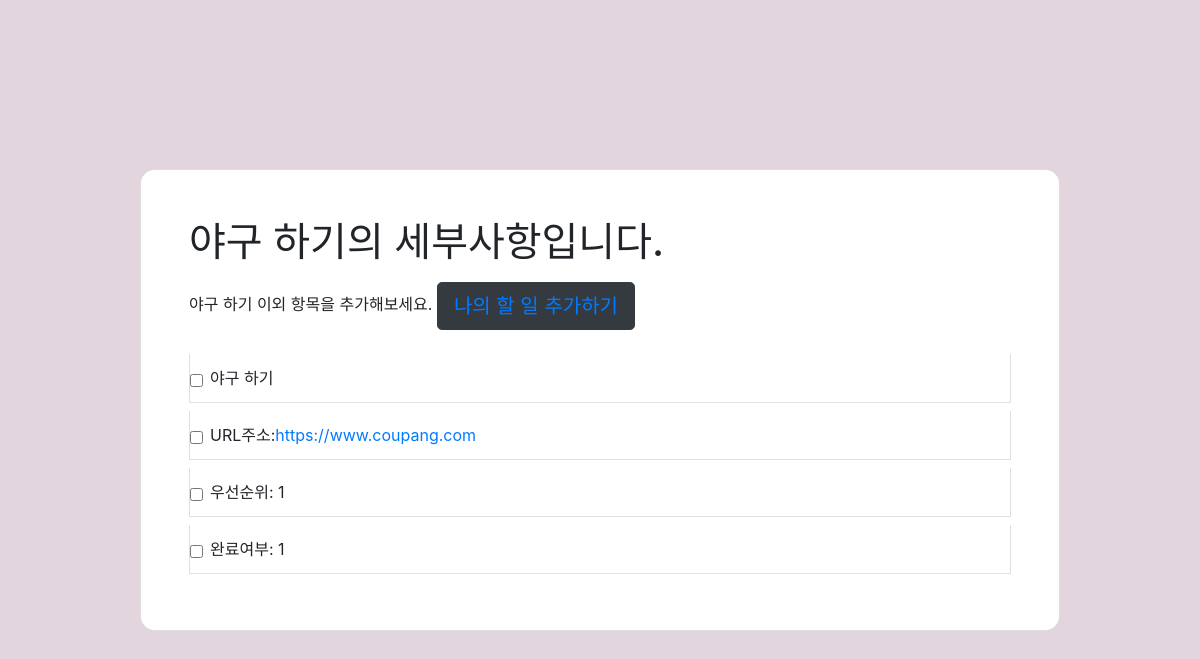
Page /todolist/detail/2/ on the committed database.
### todolist/models.py (models this page shows, shortened)
class Todolist(models.Model):
    todo_title = models.CharField(max_length=30)
    todo_url = models.URLField(blank=True)
    todo_priority = models.IntegerField('우선 순위 입력',default=0,help_text='우선 순위는 0~9사이로 입력하세요.')
    todo_completion = models.IntegerField('완료 여부 입력',default=0,help_text='완료 여부는 0과 1로 입력하세요.')
    category = models.ManyToManyField('Category')

### todolist/views.py (the view)
# urls.py: path('detail/<int:pk>/',TodolistDetailView.as_view(),name='detail'),
class TodolistDetailView(DetailView):
    model = Todolist

### todolist/templates/todolist/todolist_detail.html (shortened to what this page needs)
<!DOCTYPE html>
<html lang="en">
<head>
    <link rel="stylesheet" href="https://cdn.jsdelivr.net/npm/bootstrap@4.6.0/dist/css/bootstrap.min.css">
</head>
<body>
    <section class="vh-100" style="background-color: #e2d5de;">
        <div class="container py-5 h-100">
          <div class="row d-flex justify-content-center align-items-center h-100">
            <div class="col col-xl-10">
              <div class="card" style="border-radius: 15px;">
                <div class="card-body p-5">
                  <h1 class="mb-3">{{todolist.todo_title}}의 세부사항입니다.</h1>
                  <form class="d-flex justify-content-center align-items-center mb-4">
                    <div class="form-outline flex-fill">
                     {{todolist.todo_title}} 이외 항목을 추가해보세요.</label>
                      <button type="submit" class="btn btn-dark btn-lg ms-2"><a href="{%url 'create' %}">나의 할 일 추가하기</a></button>
                    </div>
                  </form>
                  <ul class="list-group mb-0">
                    <li
                      class="list-group-item d-flex justify-content-between align-items-center border-start-0 border-top-0 border-end-0 border-bottom rounded-0 mb-2">
                      <div class="d-flex align-items-center">
                        <input class="form-check-input me-2" type="checkbox" value="" aria-label="..." />
                         {{todolist.todo_title}}
                      </div>
                    </li>
                    <li
                      class="list-group-item d-flex justify-content-between align-items-center border-start-0 border-top-0 border-end-0 border-bottom rounded-0 mb-2">
                      <div class="d-flex align-items-center">
                        <input class="form-check-input me-2" type="checkbox" value="" aria-label="..." />
                        URL주소: <a href="{{todolist.todo_url}}">{{todolist.todo_url}}</a>
                      </div>
                    </li>
                    <li
                      class="list-group-item d-flex justify-content-between align-items-center border-start-0 border-top-0 border-end-0 border-bottom rounded-0 mb-2">
                      <div class="d-flex align-items-center">
                        <input class="form-check-input me-2" type="checkbox" value="" aria-label="..." />
                        우선순위:  {{todolist.todo_priority}}
                      </div>
                    </li>
                    <li
                      class="list-group-item d-flex justify-content-between align-items-center border-start-0 border-top-0 border-end-0 border-bottom rounded-0 mb-2">
                      <div class="d-flex align-items-center">
                        <input class="form-check-input me-2" type="checkbox" value="" aria-label="..." />
                        완료여부:  {{todolist.todo_completion}}
                      </div>
                    </li>
                </div>
              </div>
            </div>
          </div>
        </div>
      </section>
</body>
</html>

### rows in the picture
Todolist: todo_title "야구 하기", todo_url "https://www.coupang.com", todo_priority "1", todo_completion "1"
